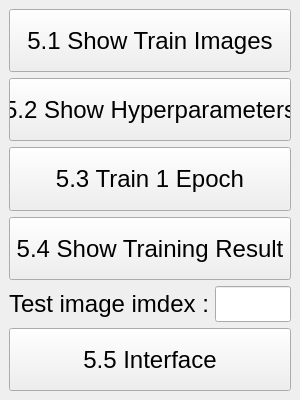
<?xml version="1.0" encoding="UTF-8"?>
<ui version="4.0">
 <class>MainWindow</class>
 <widget class="QMainWindow" name="MainWindow">
  <property name="geometry">
   <rect>
    <x>0</x>
    <y>0</y>
    <width>300</width>
    <height>400</height>
   </rect>
  </property>
  <property name="windowTitle">
   <string>MainWindow</string>
  </property>
  <widget class="QWidget" name="centralwidget">
   <property name="minimumSize">
    <size>
     <width>300</width>
     <height>0</height>
    </size>
   </property>
   <layout class="QVBoxLayout" name="verticalLayout_2" stretch="1">
    <item>
     <layout class="QVBoxLayout" name="verticalLayout">
      <item>
       <widget class="QPushButton" name="bt_show_train_images">
        <property name="sizePolicy">
         <sizepolicy hsizetype="Minimum" vsizetype="Preferred">
          <horstretch>0</horstretch>
          <verstretch>0</verstretch>
         </sizepolicy>
        </property>
        <property name="font">
         <font>
          <pointsize>18</pointsize>
         </font>
        </property>
        <property name="text">
         <string>5.1 Show Train Images</string>
        </property>
       </widget>
      </item>
      <item>
       <widget class="QPushButton" name="bt_show_hyperparameter">
        <property name="sizePolicy">
         <sizepolicy hsizetype="Minimum" vsizetype="Preferred">
          <horstretch>0</horstretch>
          <verstretch>0</verstretch>
         </sizepolicy>
        </property>
        <property name="font">
         <font>
          <pointsize>18</pointsize>
         </font>
        </property>
        <property name="text">
         <string>5.2 Show Hyperparameters</string>
        </property>
       </widget>
      </item>
      <item>
       <widget class="QPushButton" name="bt_train_1_epoch">
        <property name="sizePolicy">
         <sizepolicy hsizetype="Minimum" vsizetype="Preferred">
          <horstretch>0</horstretch>
          <verstretch>0</verstretch>
         </sizepolicy>
        </property>
        <property name="font">
         <font>
          <pointsize>18</pointsize>
         </font>
        </property>
        <property name="text">
         <string>5.3 Train 1 Epoch</string>
        </property>
       </widget>
      </item>
      <item>
       <widget class="QPushButton" name="bt_show_training_result">
        <property name="sizePolicy">
         <sizepolicy hsizetype="Minimum" vsizetype="Preferred">
          <horstretch>0</horstretch>
          <verstretch>0</verstretch>
         </sizepolicy>
        </property>
        <property name="font">
         <font>
          <pointsize>18</pointsize>
         </font>
        </property>
        <property name="text">
         <string>5.4 Show Training Result</string>
        </property>
       </widget>
      </item>
      <item>
       <layout class="QHBoxLayout" name="horizontalLayout">
        <property name="sizeConstraint">
         <enum>QLayout::SetMinimumSize</enum>
        </property>
        <item>
         <widget class="QLabel" name="label">
          <property name="sizePolicy">
           <sizepolicy hsizetype="Preferred" vsizetype="Fixed">
            <horstretch>3</horstretch>
            <verstretch>0</verstretch>
           </sizepolicy>
          </property>
          <property name="font">
           <font>
            <pointsize>18</pointsize>
           </font>
          </property>
          <property name="text">
           <string>Test image imdex :</string>
          </property>
         </widget>
        </item>
        <item>
         <widget class="QLineEdit" name="lineEdit_idx">
          <property name="sizePolicy">
           <sizepolicy hsizetype="Preferred" vsizetype="Fixed">
            <horstretch>2</horstretch>
            <verstretch>0</verstretch>
           </sizepolicy>
          </property>
          <property name="font">
           <font>
            <pointsize>18</pointsize>
           </font>
          </property>
         </widget>
        </item>
       </layout>
      </item>
      <item>
       <widget class="QPushButton" name="bt_interface">
        <property name="sizePolicy">
         <sizepolicy hsizetype="Minimum" vsizetype="Preferred">
          <horstretch>0</horstretch>
          <verstretch>0</verstretch>
         </sizepolicy>
        </property>
        <property name="font">
         <font>
          <pointsize>18</pointsize>
         </font>
        </property>
        <property name="text">
         <string>5.5 Interface</string>
        </property>
       </widget>
      </item>
     </layout>
    </item>
   </layout>
  </widget>
 </widget>
 <resources/>
 <connections/>
</ui>
